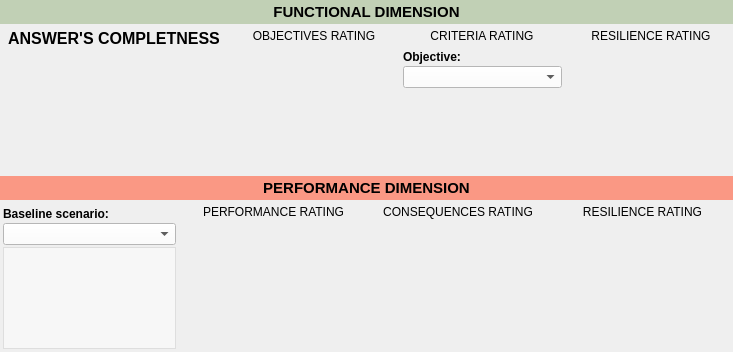
        <widget class="QWidget" name="Page5_Dashboard">
         <layout class="QVBoxLayout" name="verticalLayout_11">
          <property name="spacing">
           <number>5</number>
          </property>
          <property name="leftMargin">
           <number>0</number>
          </property>
          <property name="topMargin">
           <number>0</number>
          </property>
          <property name="rightMargin">
           <number>0</number>
          </property>
          <property name="bottomMargin">
           <number>0</number>
          </property>
          <item>
           <layout class="QVBoxLayout" name="DashboardMain_VLayout" stretch="0,1,0,1">
            <property name="spacing">
             <number>0</number>
            </property>
            <property name="leftMargin">
             <number>0</number>
            </property>
            <item>
             <widget class="QWidget" name="Label1_Functional" native="true">
              <property name="styleSheet">
               <string notr="true">background-color: #FFC1D0B5</string>
              </property>
              <layout class="QVBoxLayout" name="verticalLayout_16">
               <property name="spacing">
                <number>0</number>
               </property>
               <property name="leftMargin">
                <number>0</number>
               </property>
               <property name="topMargin">
                <number>3</number>
               </property>
               <property name="rightMargin">
                <number>0</number>
               </property>
               <property name="bottomMargin">
                <number>3</number>
               </property>
               <item>
                <widget class="QLabel" name="label">
                 <property name="text">
                  <string>&lt;html&gt;&lt;head/&gt;&lt;body&gt;&lt;p align=&quot;center&quot;&gt;&lt;span style=&quot; font-size:11pt; font-weight:700;&quot;&gt;FUNCTIONAL DIMENSION&lt;/span&gt;&lt;/p&gt;&lt;/body&gt;&lt;/html&gt;</string>
                 </property>
                 <property name="alignment">
                  <set>Qt::AlignCenter</set>
                 </property>
                </widget>
               </item>
              </layout>
             </widget>
            </item>
            <item>
             <widget class="QWidget" name="VLayout_Functional" native="true">
              <layout class="QHBoxLayout" name="horizontalLayout_2" stretch="1,2,2,2">
               <property name="spacing">
                <number>10</number>
               </property>
               <property name="leftMargin">
                <number>3</number>
               </property>
               <property name="topMargin">
                <number>0</number>
               </property>
               <property name="rightMargin">
                <number>3</number>
               </property>
               <property name="bottomMargin">
                <number>3</number>
               </property>
               <item>
                <layout class="QVBoxLayout" name="verticalLayout_17" stretch="0,1">
                 <property name="spacing">
                  <number>5</number>
                 </property>
                 <property name="sizeConstraint">
                  <enum>QLayout::SetDefaultConstraint</enum>
                 </property>
                 <item>
                  <widget class="QLabel" name="label_8">
                   <property name="sizePolicy">
                    <sizepolicy hsizetype="Expanding" vsizetype="Preferred">
                     <horstretch>0</horstretch>
                     <verstretch>0</verstretch>
                    </sizepolicy>
                   </property>
                   <property name="font">
                    <font>
                     <family>Segoe UI</family>
                     <pointsize>12</pointsize>
                     <italic>false</italic>
                     <bold>true</bold>
                    </font>
                   </property>
                   <property name="styleSheet">
                    <string notr="true">font: 700 12pt &quot;Segoe UI&quot;;
padding: 5px</string>
                   </property>
                   <property name="text">
                    <string>ANSWER'S COMPLETNESS</string>
                   </property>
                   <property name="scaledContents">
                    <bool>true</bool>
                   </property>
                   <property name="alignment">
                    <set>Qt::AlignCenter</set>
                   </property>
                   <property name="wordWrap">
                    <bool>false</bool>
                   </property>
                  </widget>
                 </item>
                 <item>
                  <widget class="QWidget" name="FDC_Widget" native="true">
                   <property name="sizePolicy">
                    <sizepolicy hsizetype="Preferred" vsizetype="Preferred">
                     <horstretch>0</horstretch>
                     <verstretch>0</verstretch>
                    </sizepolicy>
                   </property>
                   <property name="styleSheet">
                    <string notr="true"/>
                   </property>
                  </widget>
                 </item>
                </layout>
               </item>
               <item>
                <layout class="QVBoxLayout" name="verticalLayout_23" stretch="0,1">
                 <property name="spacing">
                  <number>5</number>
                 </property>
                 <item>
                  <widget class="QLabel" name="label_3">
                   <property name="styleSheet">
                    <string notr="true">font: 700 12pt &quot;Segoe UI&quot;;
padding: 5px</string>
                   </property>
                   <property name="text">
                    <string>OBJECTIVES RATING</string>
                   </property>
                   <property name="scaledContents">
                    <bool>false</bool>
                   </property>
                   <property name="alignment">
                    <set>Qt::AlignCenter</set>
                   </property>
                   <property name="wordWrap">
                    <bool>false</bool>
                   </property>
                  </widget>
                 </item>
                 <item>
                  <widget class="QWidget" name="FOR_Widget" native="true">
                   <property name="styleSheet">
                    <string notr="true"/>
                   </property>
                  </widget>
                 </item>
                </layout>
               </item>
               <item>
                <layout class="QVBoxLayout" name="verticalLayout_22" stretch="0,0,0,1">
                 <property name="spacing">
                  <number>2</number>
                 </property>
                 <item alignment="Qt::AlignHCenter">
                  <widget class="QLabel" name="label_10">
                   <property name="styleSheet">
                    <string notr="true">font: 700 12pt &quot;Segoe UI&quot;;
padding: 5px</string>
                   </property>
                   <property name="text">
                    <string>CRITERIA RATING</string>
                   </property>
                   <property name="alignment">
                    <set>Qt::AlignCenter</set>
                   </property>
                   <property name="wordWrap">
                    <bool>false</bool>
                   </property>
                  </widget>
                 </item>
                 <item alignment="Qt::AlignTop">
                  <widget class="QLabel" name="label_4">
                   <property name="sizePolicy">
                    <sizepolicy hsizetype="Minimum" vsizetype="Preferred">
                     <horstretch>0</horstretch>
                     <verstretch>0</verstretch>
                    </sizepolicy>
                   </property>
                   <property name="text">
                    <string>&lt;html&gt;&lt;head/&gt;&lt;body&gt;&lt;p&gt;&lt;span style=&quot; font-weight:700;&quot;&gt;Objective:&lt;/span&gt;&lt;/p&gt;&lt;/body&gt;&lt;/html&gt;</string>
                   </property>
                  </widget>
                 </item>
                 <item alignment="Qt::AlignTop">
                  <widget class="QComboBox" name="FCR_ComboBox">
                   <property name="sizePolicy">
                    <sizepolicy hsizetype="Minimum" vsizetype="Fixed">
                     <horstretch>0</horstretch>
                     <verstretch>0</verstretch>
                    </sizepolicy>
                   </property>
                   <property name="minimumSize">
                    <size>
                     <width>0</width>
                     <height>0</height>
                    </size>
                   </property>
                   <property name="maximumSize">
                    <size>
                     <width>16777215</width>
                     <height>16777215</height>
                    </size>
                   </property>
                   <property name="autoFillBackground">
                    <bool>false</bool>
                   </property>
                   <property name="styleSheet">
                    <string notr="true">background-color: rgb(255, 255, 255);</string>
                   </property>
                   <property name="currentText">
                    <string/>
                   </property>
                   <property name="insertPolicy">
                    <enum>QComboBox::InsertAtBottom</enum>
                   </property>
                   <property name="placeholderText">
                    <string>Select objective...</string>
                   </property>
                   <property name="frame">
                    <bool>true</bool>
                   </property>
                   <property name="modelColumn">
                    <number>0</number>
                   </property>
                  </widget>
                 </item>
                 <item>
                  <widget class="QWidget" name="FCR_Widget" native="true">
                   <property name="sizePolicy">
                    <sizepolicy hsizetype="Preferred" vsizetype="Preferred">
                     <horstretch>0</horstretch>
                     <verstretch>0</verstretch>
                    </sizepolicy>
                   </property>
                   <property name="styleSheet">
                    <string notr="true"/>
                   </property>
                  </widget>
                 </item>
                </layout>
               </item>
               <item>
                <layout class="QVBoxLayout" name="verticalLayout_21" stretch="0,1">
                 <property name="spacing">
                  <number>5</number>
                 </property>
                 <item alignment="Qt::AlignHCenter|Qt::AlignVCenter">
                  <widget class="QLabel" name="label_11">
                   <property name="styleSheet">
                    <string notr="true">font: 700 12pt &quot;Segoe UI&quot;;
padding: 5px</string>
                   </property>
                   <property name="text">
                    <string>RESILIENCE RATING</string>
                   </property>
                   <property name="alignment">
                    <set>Qt::AlignCenter</set>
                   </property>
                   <property name="wordWrap">
                    <bool>false</bool>
                   </property>
                  </widget>
                 </item>
                 <item>
                  <widget class="QWidget" name="FRR_Widget" native="true">
                   <property name="styleSheet">
                    <string notr="true"/>
                   </property>
                  </widget>
                 </item>
                </layout>
               </item>
              </layout>
             </widget>
            </item>
            <item>
             <widget class="QWidget" name="Label2_Performance" native="true">
              <property name="styleSheet">
               <string notr="true">background-color: #FFFA9884</string>
              </property>
              <layout class="QVBoxLayout" name="verticalLayout_18" stretch="0">
               <property name="spacing">
                <number>0</number>
               </property>
               <property name="leftMargin">
                <number>0</number>
               </property>
               <property name="topMargin">
                <number>3</number>
               </property>
               <property name="rightMargin">
                <number>0</number>
               </property>
               <property name="bottomMargin">
                <number>3</number>
               </property>
               <item>
                <widget class="QLabel" name="label_6">
                 <property name="text">
                  <string>&lt;html&gt;&lt;head/&gt;&lt;body&gt;&lt;p align=&quot;center&quot;&gt;&lt;span style=&quot; font-size:11pt; font-weight:700;&quot;&gt;PERFORMANCE DIMENSION&lt;/span&gt;&lt;/p&gt;&lt;/body&gt;&lt;/html&gt;</string>
                 </property>
                 <property name="alignment">
                  <set>Qt::AlignCenter</set>
                 </property>
                </widget>
               </item>
              </layout>
             </widget>
            </item>
            <item>
             <widget class="QWidget" name="VLayout_Performance" native="true">
              <layout class="QHBoxLayout" name="horizontalLayout_3" stretch="1,2,2,2">
               <property name="spacing">
                <number>10</number>
               </property>
               <property name="sizeConstraint">
                <enum>QLayout::SetDefaultConstraint</enum>
               </property>
               <property name="leftMargin">
                <number>3</number>
               </property>
               <property name="topMargin">
                <number>0</number>
               </property>
               <property name="rightMargin">
                <number>3</number>
               </property>
               <property name="bottomMargin">
                <number>3</number>
               </property>
               <item>
                <layout class="QVBoxLayout" name="verticalLayout_24" stretch="2,2,10">
                 <property name="spacing">
                  <number>2</number>
                 </property>
                 <item alignment="Qt::AlignBottom">
                  <widget class="QLabel" name="label_7">
                   <property name="sizePolicy">
                    <sizepolicy hsizetype="Expanding" vsizetype="Preferred">
                     <horstretch>0</horstretch>
                     <verstretch>0</verstretch>
                    </sizepolicy>
                   </property>
                   <property name="text">
                    <string>&lt;html&gt;&lt;head/&gt;&lt;body&gt;&lt;p&gt;&lt;span style=&quot; font-weight:700;&quot;&gt;Baseline scenario:&lt;/span&gt;&lt;/p&gt;&lt;/body&gt;&lt;/html&gt;</string>
                   </property>
                   <property name="alignment">
                    <set>Qt::AlignLeading|Qt::AlignLeft|Qt::AlignVCenter</set>
                   </property>
                  </widget>
                 </item>
                 <item alignment="Qt::AlignVCenter">
                  <widget class="QComboBox" name="PSS_ComboBox">
                   <property name="sizePolicy">
                    <sizepolicy hsizetype="Maximum" vsizetype="Fixed">
                     <horstretch>0</horstretch>
                     <verstretch>0</verstretch>
                    </sizepolicy>
                   </property>
                   <property name="minimumSize">
                    <size>
                     <width>0</width>
                     <height>0</height>
                    </size>
                   </property>
                   <property name="maximumSize">
                    <size>
                     <width>16777215</width>
                     <height>16777215</height>
                    </size>
                   </property>
                   <property name="autoFillBackground">
                    <bool>false</bool>
                   </property>
                   <property name="styleSheet">
                    <string notr="true">background-color: rgb(255, 255, 255);</string>
                   </property>
                   <property name="currentText">
                    <string/>
                   </property>
                   <property name="placeholderText">
                    <string>Select baseline scenario...</string>
                   </property>
                   <property name="frame">
                    <bool>true</bool>
                   </property>
                  </widget>
                 </item>
                 <item alignment="Qt::AlignLeft|Qt::AlignVCenter">
                  <widget class="QListView" name="PSS_ScenarioList">
                   <property name="sizePolicy">
                    <sizepolicy hsizetype="Expanding" vsizetype="Expanding">
                     <horstretch>0</horstretch>
                     <verstretch>0</verstretch>
                    </sizepolicy>
                   </property>
                   <property name="minimumSize">
                    <size>
                     <width>0</width>
                     <height>0</height>
                    </size>
                   </property>
                   <property name="maximumSize">
                    <size>
                     <width>16777215</width>
                     <height>16777215</height>
                    </size>
                   </property>
                   <property name="styleSheet">
                    <string notr="true">font: 9pt &quot;Segoe UI&quot;;
background-color: rgba(255, 255, 255, 128);</string>
                   </property>
                   <property name="editTriggers">
                    <set>QAbstractItemView::NoEditTriggers</set>
                   </property>
                   <property name="showDropIndicator" stdset="0">
                    <bool>false</bool>
                   </property>
                   <property name="selectionMode">
                    <enum>QAbstractItemView::MultiSelection</enum>
                   </property>
                   <property name="movement">
                    <enum>QListView::Static</enum>
                   </property>
                   <property name="resizeMode">
                    <enum>QListView::Fixed</enum>
                   </property>
                   <property name="layoutMode">
                    <enum>QListView::SinglePass</enum>
                   </property>
                   <property name="uniformItemSizes">
                    <bool>true</bool>
                   </property>
                   <property name="batchSize">
                    <number>100</number>
                   </property>
                   <property name="wordWrap">
                    <bool>true</bool>
                   </property>
                  </widget>
                 </item>
                </layout>
               </item>
               <item>
                <layout class="QVBoxLayout" name="verticalLayout_25" stretch="0,1">
                 <property name="spacing">
                  <number>5</number>
                 </property>
                 <item>
                  <widget class="QLabel" name="label_13">
                   <property name="styleSheet">
                    <string notr="true">font: 700 12pt &quot;Segoe UI&quot;;
padding: 5px</string>
                   </property>
                   <property name="text">
                    <string>PERFORMANCE RATING</string>
                   </property>
                   <property name="alignment">
                    <set>Qt::AlignCenter</set>
                   </property>
                   <property name="wordWrap">
                    <bool>false</bool>
                   </property>
                  </widget>
                 </item>
                 <item>
                  <widget class="QWidget" name="SPR_Widget" native="true">
                   <property name="styleSheet">
                    <string notr="true"/>
                   </property>
                  </widget>
                 </item>
                </layout>
               </item>
               <item>
                <layout class="QVBoxLayout" name="verticalLayout_26" stretch="0,1">
                 <property name="spacing">
                  <number>5</number>
                 </property>
                 <item>
                  <widget class="QLabel" name="label_14">
                   <property name="styleSheet">
                    <string notr="true">font: 700 12pt &quot;Segoe UI&quot;;
padding: 5px</string>
                   </property>
                   <property name="text">
                    <string>CONSEQUENCES RATING</string>
                   </property>
                   <property name="alignment">
                    <set>Qt::AlignCenter</set>
                   </property>
                   <property name="wordWrap">
                    <bool>false</bool>
                   </property>
                  </widget>
                 </item>
                 <item>
                  <widget class="QWidget" name="SCR_Widget" native="true">
                   <property name="styleSheet">
                    <string notr="true"/>
                   </property>
                  </widget>
                 </item>
                </layout>
               </item>
               <item>
                <layout class="QVBoxLayout" name="verticalLayout_27" stretch="0,1">
                 <property name="spacing">
                  <number>5</number>
                 </property>
                 <item>
                  <widget class="QLabel" name="label_15">
                   <property name="styleSheet">
                    <string notr="true">font: 700 12pt &quot;Segoe UI&quot;;
padding: 5px</string>
                   </property>
                   <property name="text">
                    <string>RESILIENCE RATING</string>
                   </property>
                   <property name="alignment">
                    <set>Qt::AlignCenter</set>
                   </property>
                   <property name="wordWrap">
                    <bool>false</bool>
                   </property>
                  </widget>
                 </item>
                 <item>
                  <widget class="QWidget" name="PRR_Widget" native="true">
                   <property name="styleSheet">
                    <string notr="true"/>
                   </property>
                  </widget>
                 </item>
                </layout>
               </item>
              </layout>
             </widget>
            </item>
           </layout>
          </item>
         </layout>
        </widget>
